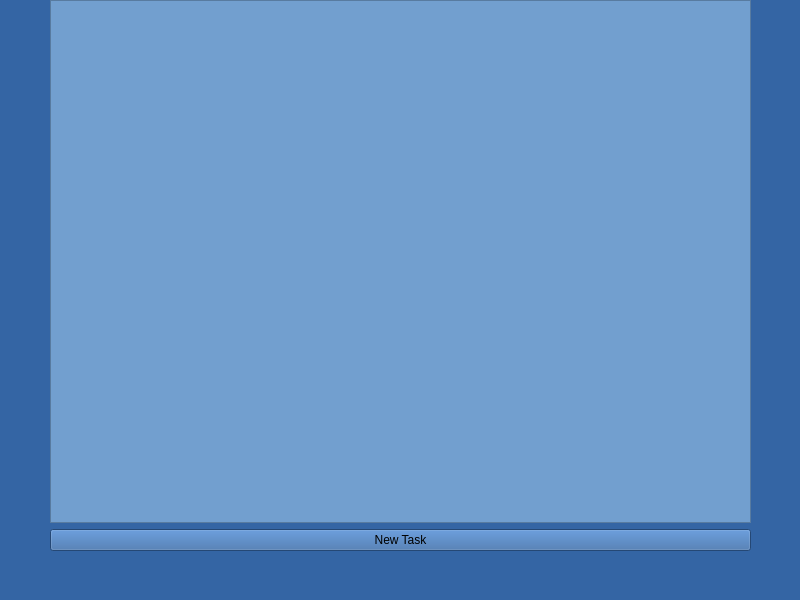
<?xml version="1.0" encoding="UTF-8"?>
<ui version="4.0">
 <class>MainWindow</class>
 <widget class="QMainWindow" name="MainWindow">
  <property name="geometry">
   <rect>
    <x>0</x>
    <y>0</y>
    <width>800</width>
    <height>600</height>
   </rect>
  </property>
  <property name="windowTitle">
   <string>MainWindow</string>
  </property>
  <property name="styleSheet">
   <string notr="true">background-color: rgb(52, 101, 164);</string>
  </property>
  <widget class="QWidget" name="centralwidget">
   <widget class="QWidget" name="">
    <property name="geometry">
     <rect>
      <x>50</x>
      <y>0</y>
      <width>701</width>
      <height>551</height>
     </rect>
    </property>
    <layout class="QVBoxLayout" name="verticalLayout">
     <item>
      <widget class="QListWidget" name="listWidget">
       <property name="styleSheet">
        <string notr="true">background-color: rgb(114, 159, 207);</string>
       </property>
      </widget>
     </item>
     <item>
      <widget class="QPushButton" name="pushButton">
       <property name="text">
        <string>New Task</string>
       </property>
      </widget>
     </item>
    </layout>
   </widget>
  </widget>
  <widget class="QMenuBar" name="menubar">
   <property name="geometry">
    <rect>
     <x>0</x>
     <y>0</y>
     <width>800</width>
     <height>22</height>
    </rect>
   </property>
  </widget>
  <widget class="QStatusBar" name="statusbar"/>
 </widget>
 <resources/>
 <connections/>
</ui>
